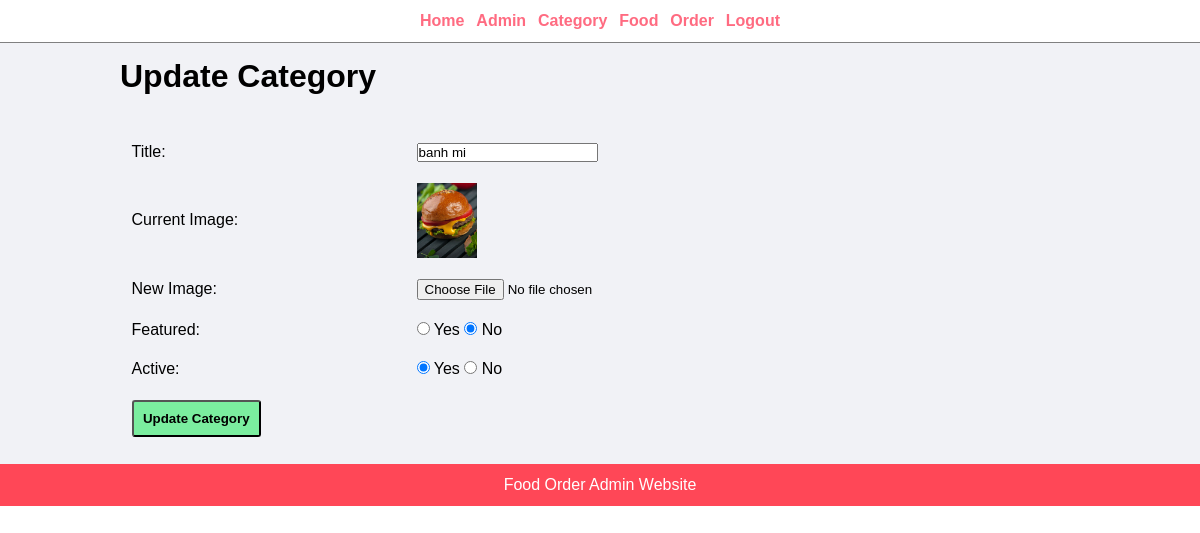
/food-order/admin/update-category.php?id=16 (signed in), run on the app's committed database.
### tables this page shows
CREATE TABLE `tbl_category` (
  `id` int(10) UNSIGNED NOT NULL,
  `title` varchar(100) NOT NULL,
  `image_name` varchar(255) NOT NULL,
  `featured` varchar(10) NOT NULL,
  `active` varchar(10) NOT NULL
);

### food-order/admin/update-category.php (the view, shortened to what this page needs)
<?php include("partials/menu.php"); ?>
<div class="main-content">
    <div class="wrapper">
        <h1>Update Category</h1> <br><br>
        <?php
            if(isset($_GET["id"])){
                $id = $_GET["id"];
                $sql = "SELECT * FROM tbl_category WHERE id = $id";
                $res = mysqli_query($conn, $sql);
                $count = mysqli_num_rows($res);
                if($count == 1){
                    $row = mysqli_fetch_assoc($res);
                    $title = $row["title"];
                    $current_image = $row["image_name"];
                    $featured = $row["featured"];
                    $active = $row["active"];
                }else{
                    $_SESSION["no-category-found"] = "<div class='error'>Can not found category</div>";
                    header("location:".SITEURL."admin/manage-category.php");
                }
            }else{
                header("location:".SITEURL."admin/manage-category.php");
            }
        ?>
        <form action="" method="post" enctype="multipart/form-data">
            <table class="tbl-full">
                    <tr>
                        <td>Title: </td>
                        <td>
                            <input type="text" name="title" value="<?php echo $title; ?>">
                        </td>
                    </tr>
                    <tr>
                        <td>Current Image: </td>
                        <td>
                            <?php
                                if($current_image != ''){
                                    ?>
                                    <img src="<?php echo SITEURL."images/category/".$current_image ?>" alt="Can't load image" width="60px">
                                    <?php
                                }else{
                                    echo "<div class='error>Image not found</div>";
                                }
                            ?>
                        </td>
                    </tr>
                    <tr>
                        <td>New Image: </td>
                        <td>
                            <input type="file" name="image">
                        </td>
                    </tr>
                     <tr>
                        <td>Featured: </td>
                        <td>
                            <input type="radio" <?php if($featured == "Yes") echo "checked"?> name="featured" value="Yes"> Yes
                            <input type="radio" <?php if($featured == "No") echo "checked"?> name="featured" value="No"> No
                        </td>
                    </tr>
                    <tr>
                        <td>Active: </td>
                        <td>
                            <input type="radio" <?php if($active == "Yes") echo "checked"?> name="active" value="Yes"> Yes
                            <input type="radio" <?php if($active == "No") echo "checked"?> name="active" value="No"> No
                        </td>
                    </tr>
                    <tr>
                        <td colspan="2">
                            <input type="submit" name="submit" value="Update Category" class="btn-secondary" style="cursor:pointer;">
                        </td>
                    </tr>
                </table>
        </form>
    </div>
</div>
<?php include("partials/footer.php") ?>

### food-order/css/admin.css (style rules this page uses)
* { margin: 0; padding: 0; font-family: Arial, Helvetica, sans-serif; }
.wrapper { padding: 1%; width: 80%; margin: 0 auto; }
.tbl-full { width: 100%; }
table tr td { padding: 1%; }
.btn-secondary { background-color: #7bed9f; padding: 1%; color: black; text-decoration: none; font-weight: bold; display: inline-block; border-radius: 3px; }
.main-content { background-color: #f1f2f6; padding: 3 0; }

### data on the page
tbl_category: title "banh mi", image_name (picture), featured "☑", active "☑"
